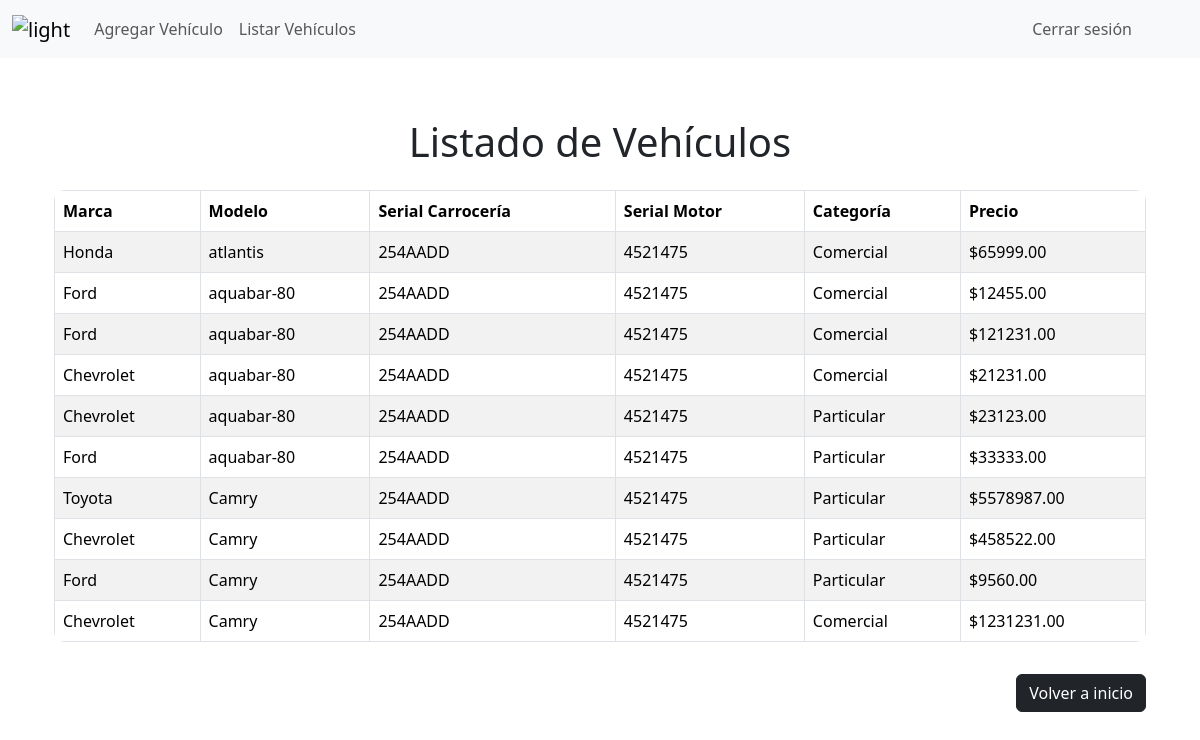
Before: /listar/ (signed in) with the older database file.
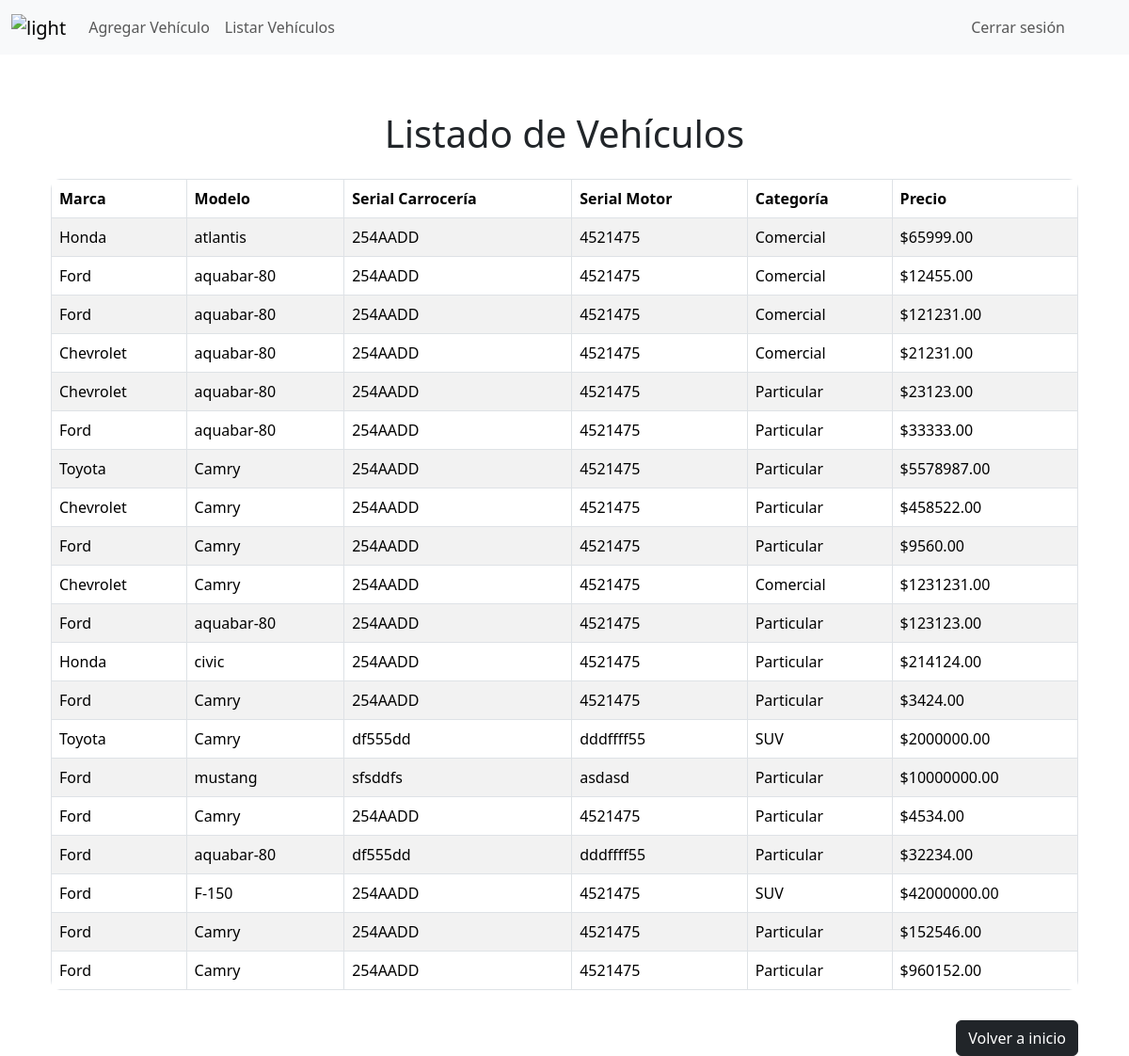
After: the same page with the newer database file.
### vehiculo/models.py (models this page shows, shortened)
class Vehiculo(models.Model):
    MARCAS = [
        ('Ford', 'Ford'),
        ('Chevrolet', 'Chevrolet'),
        ('Toyota', 'Toyota'),
        ('Honda', 'Honda'),
        ('Nissan', 'Nissan'),
    ]
    CATEGORIAS = [
        ('Particular', 'Particular'),
        ('Comercial', 'Comercial'),
        ('Camión', 'Camión'),
        ('SUV', 'SUV'),
    ]
    marca = models.CharField(max_length=50, choices=MARCAS)
    modelo = models.CharField(max_length=50)
    serial_carroceria = models.CharField(max_length=100)
    serial_motor = models.CharField(max_length=100)
    categoria = models.CharField(max_length=50, choices=CATEGORIAS)
    precio = models.DecimalField(max_digits=10, decimal_places=2)

### vehiculo/views.py (the view)
# urls.py: path('listar/', views.listar_vehiculos, name='listar_vehiculos'),
@login_required
def listar_vehiculos(request):
    vehiculos = Vehiculo.objects.all()
    theme = request.session.get('theme', 'light')
    return render(request, 'vehiculo/vehiculo_list_new.html', {'vehiculos': vehiculos, 'theme': theme})

### vehiculo/context_processors.py (called while the page is built)
def user_vehiculos(request):
    from .models import Vehiculo
    context = {}
    total_vehiculos = Vehiculo.objects.count()
    context['total_vehiculos'] = total_vehiculos
    if request.user.is_authenticated:
        context['is_authenticated'] = True
    else:
        context['is_authenticated'] = False
    return context

### vehiculo/templates/vehiculo/vehiculo_list_new.html (shortened to what this page needs)
{% extends 'base.html' %}
{% block content %}
<div class="container mt-5">
    <h1 class="text-center">Listado de Vehículos</h1>
    <div class="table-responsive mt-4">
        <table class="table table-striped table-bordered" style="border-radius: 10px; overflow: hidden;">
            <thead class="thead-dark">
                <tr>
                    <th scope="col">Marca</th>
                    <th scope="col">Modelo</th>
                    <th scope="col">Serial Carrocería</th>
                    <th scope="col">Serial Motor</th>
                    <th scope="col">Categoría</th>
                    <th scope="col">Precio</th>
                </tr>
            </thead>
            <tbody>
                {% for vehiculo in vehiculos %}
                <tr>
                    <td>{{ vehiculo.marca }}</td>
                    <td>{{ vehiculo.modelo }}</td>
                    <td>{{ vehiculo.serial_carroceria }}</td>
                    <td>{{ vehiculo.serial_motor }}</td>
                    <td>{{ vehiculo.categoria }}</td>
                    <td>${{ vehiculo.precio }}</td>
                </tr>
                {% endfor %}
            </tbody>
        </table>
    </div>
    <div class="d-flex justify-content-end mt-3">
        <a href="{% url 'index' %}" class="btn btn-dark">Volver a inicio</a>
    </div>
</div>
{% endblock %}

### templates/base.html (shortened to what this page needs)
{% load static %}
{% load django_bootstrap5 %}
<!DOCTYPE html>
<html lang="en" class="{% if theme == 'dark' %}dark-mode{% endif %}">
<head>
    {% bootstrap_css %}
    <link href="https://cdnjs.cloudflare.com/ajax/libs/font-awesome/6.0.0-beta3/css/all.min.css" rel="stylesheet">
</head>
<body class="{% if theme == 'dark' %}dark-mode{% endif %}">
    <nav id="navbar"
        class="navbar navbar-expand-lg {% if theme == 'dark' %}dark-mode navbar-dark{% else %}navbar-light navbar-light-mode{% endif %} fixed-top">
        <div class="container-fluid">
            <a class="navbar-brand" href="{% url 'index' %}">
                <img id="logo-light" src="https://1000marcas.net/wp-content/uploads/2019/12/Audi-logo.png" alt="light"
                    height="30" class="{% if theme == 'dark' %}d-none{% else %}d-inline{% endif %}">
            </a>
            <div class="collapse navbar-collapse" id="navbarNav">
                <ul class="navbar-nav me-auto">
                    {% if user.is_authenticated %}
                    <li class="nav-item">
                        <a class="nav-link" href="{% url 'agregar_vehiculo' %}">Agregar Vehículo</a>
                    </li>
                    <li class="nav-item">
                        <a class="nav-link" href="{% url 'listar_vehiculos' %}">Listar Vehículos</a>
                    </li>
                    {% endif %}
                </ul>
                <ul class="navbar-nav ms-auto">
                    {% if user.is_authenticated %}
                    <li class="nav-item">
                        <a class="nav-link" href="{% url 'logout' %}">Cerrar sesión</a>
                    </li>
                    {% endif %}
                    <li class="nav-item">
                        <button id="theme-toggle" class="btn btn-sm btn-outline-light ms-3">
                            <i id="theme-icon" class="fas fa-moon"></i>
                        </button>
                    </li>
                </ul>
            </div>
        </div>
    </nav>
    <div class="container mt-4">
        {% block content %}{% endblock %}
    </div>
</body>
</html>

### templates/base.html (style rules this page uses)
body { padding-top: 70px; }
.navbar-light-mode { background-color: #f8f9fa; }

Changed rows visible on the page:
added Vehiculo: marca "Ford", modelo "aquabar-80", serial_carroceria "254AADD", serial_motor "4521475", categoria "Particular", precio "123123.00"
added Vehiculo: marca "Honda", modelo "civic", serial_carroceria "254AADD", serial_motor "4521475", categoria "Particular", precio "214124.00"
added Vehiculo: marca "Ford", modelo "Camry", serial_carroceria "254AADD", serial_motor "4521475", categoria "Particular", precio "3424.00"
added Vehiculo: marca "Toyota", modelo "Camry", serial_carroceria "df555dd", serial_motor "dddffff55", categoria "SUV", precio "2000000.00"
added Vehiculo: marca "Ford", modelo "mustang", serial_carroceria "sfsddfs", serial_motor "asdasd", categoria "Particular", precio "10000000.00"
added Vehiculo: marca "Ford", modelo "Camry", serial_carroceria "254AADD", serial_motor "4521475", categoria "Particular", precio "4534.00"
added Vehiculo: marca "Ford", modelo "aquabar-80", serial_carroceria "df555dd", serial_motor "dddffff55", categoria "Particular", precio "32234.00"
added Vehiculo: marca "Ford", modelo "F-150", serial_carroceria "254AADD", serial_motor "4521475", categoria "SUV", precio "42000000.00"
added Vehiculo: marca "Ford", modelo "Camry", serial_carroceria "254AADD", serial_motor "4521475", categoria "Particular", precio "152546.00"
added Vehiculo: marca "Ford", modelo "Camry", serial_carroceria "254AADD", serial_motor "4521475", categoria "Particular", precio "960152.00"
